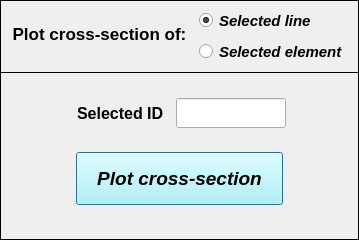
<?xml version="1.0" encoding="UTF-8"?>
<ui version="4.0">
 <class>Dialog</class>
 <widget class="QDialog" name="Dialog">
  <property name="windowModality">
   <enum>Qt::NonModal</enum>
  </property>
  <property name="geometry">
   <rect>
    <x>0</x>
    <y>0</y>
    <width>359</width>
    <height>240</height>
   </rect>
  </property>
  <property name="sizePolicy">
   <sizepolicy hsizetype="Fixed" vsizetype="Fixed">
    <horstretch>0</horstretch>
    <verstretch>0</verstretch>
   </sizepolicy>
  </property>
  <property name="minimumSize">
   <size>
    <width>359</width>
    <height>240</height>
   </size>
  </property>
  <property name="maximumSize">
   <size>
    <width>359</width>
    <height>240</height>
   </size>
  </property>
  <property name="contextMenuPolicy">
   <enum>Qt::DefaultContextMenu</enum>
  </property>
  <property name="windowTitle">
   <string>Plot cross-section</string>
  </property>
  <property name="windowIcon">
   <iconset>
    <normaloff>../../../../../../Downloads/load - Copia.png</normaloff>../../../../../../Downloads/load - Copia.png</iconset>
  </property>
  <property name="whatsThis">
   <string/>
  </property>
  <widget class="QWidget" name="widget" native="true">
   <property name="geometry">
    <rect>
     <x>0</x>
     <y>0</y>
     <width>391</width>
     <height>500</height>
    </rect>
   </property>
   <property name="minimumSize">
    <size>
     <width>391</width>
     <height>361</height>
    </size>
   </property>
   <property name="maximumSize">
    <size>
     <width>391</width>
     <height>500</height>
    </size>
   </property>
   <property name="font">
    <font>
     <kerning>true</kerning>
    </font>
   </property>
   <widget class="QFrame" name="frame">
    <property name="geometry">
     <rect>
      <x>0</x>
      <y>0</y>
      <width>359</width>
      <height>73</height>
     </rect>
    </property>
    <property name="frameShape">
     <enum>QFrame::Box</enum>
    </property>
    <property name="frameShadow">
     <enum>QFrame::Plain</enum>
    </property>
    <property name="lineWidth">
     <number>1</number>
    </property>
    <widget class="QLabel" name="label">
     <property name="geometry">
      <rect>
       <x>6</x>
       <y>18</y>
       <width>187</width>
       <height>33</height>
      </rect>
     </property>
     <property name="font">
      <font>
       <family>Arial</family>
       <pointsize>13</pointsize>
       <weight>75</weight>
       <italic>false</italic>
       <bold>true</bold>
      </font>
     </property>
     <property name="text">
      <string>&lt;html&gt;&lt;head/&gt;&lt;body&gt;&lt;p align=&quot;center&quot;&gt;Plot cross-section of:&lt;/p&gt;&lt;/body&gt;&lt;/html&gt;</string>
     </property>
     <property name="textFormat">
      <enum>Qt::AutoText</enum>
     </property>
     <property name="alignment">
      <set>Qt::AlignCenter</set>
     </property>
    </widget>
    <widget class="QWidget" name="gridLayoutWidget">
     <property name="geometry">
      <rect>
       <x>192</x>
       <y>4</y>
       <width>163</width>
       <height>65</height>
      </rect>
     </property>
     <layout class="QGridLayout" name="gridLayout">
      <item row="0" column="0">
       <widget class="QRadioButton" name="radioButton_selected_lines">
        <property name="minimumSize">
         <size>
          <width>130</width>
          <height>17</height>
         </size>
        </property>
        <property name="maximumSize">
         <size>
          <width>130</width>
          <height>17</height>
         </size>
        </property>
        <property name="font">
         <font>
          <family>Arial</family>
          <pointsize>11</pointsize>
          <weight>75</weight>
          <italic>true</italic>
          <bold>true</bold>
          <stylestrategy>PreferAntialias</stylestrategy>
         </font>
        </property>
        <property name="focusPolicy">
         <enum>Qt::ClickFocus</enum>
        </property>
        <property name="text">
         <string>Selected line</string>
        </property>
        <property name="checked">
         <bool>true</bool>
        </property>
       </widget>
      </item>
      <item row="1" column="0">
       <widget class="QRadioButton" name="radioButton_selected_elements">
        <property name="minimumSize">
         <size>
          <width>130</width>
          <height>17</height>
         </size>
        </property>
        <property name="maximumSize">
         <size>
          <width>160</width>
          <height>17</height>
         </size>
        </property>
        <property name="font">
         <font>
          <family>Arial</family>
          <pointsize>11</pointsize>
          <weight>75</weight>
          <italic>true</italic>
          <bold>true</bold>
          <stylestrategy>PreferAntialias</stylestrategy>
         </font>
        </property>
        <property name="focusPolicy">
         <enum>Qt::ClickFocus</enum>
        </property>
        <property name="text">
         <string>Selected element</string>
        </property>
        <property name="checked">
         <bool>false</bool>
        </property>
       </widget>
      </item>
     </layout>
    </widget>
   </widget>
   <widget class="QFrame" name="frame_2">
    <property name="geometry">
     <rect>
      <x>0</x>
      <y>72</y>
      <width>359</width>
      <height>168</height>
     </rect>
    </property>
    <property name="frameShape">
     <enum>QFrame::Box</enum>
    </property>
    <property name="frameShadow">
     <enum>QFrame::Plain</enum>
    </property>
    <widget class="QPushButton" name="pushButton_plot_cross_section">
     <property name="geometry">
      <rect>
       <x>76</x>
       <y>80</y>
       <width>207</width>
       <height>53</height>
      </rect>
     </property>
     <property name="font">
      <font>
       <family>Arial</family>
       <pointsize>14</pointsize>
       <weight>75</weight>
       <italic>true</italic>
       <bold>true</bold>
      </font>
     </property>
     <property name="styleSheet">
      <string notr="true">background-color: rgb(170, 255, 255);</string>
     </property>
     <property name="text">
      <string>Plot cross-section</string>
     </property>
    </widget>
    <widget class="QLineEdit" name="lineEdit_selected_ID">
     <property name="geometry">
      <rect>
       <x>176</x>
       <y>26</y>
       <width>110</width>
       <height>30</height>
      </rect>
     </property>
     <property name="minimumSize">
      <size>
       <width>110</width>
       <height>30</height>
      </size>
     </property>
     <property name="maximumSize">
      <size>
       <width>110</width>
       <height>30</height>
      </size>
     </property>
     <property name="font">
      <font>
       <family>Arial</family>
       <pointsize>11</pointsize>
       <weight>75</weight>
       <italic>true</italic>
       <bold>true</bold>
      </font>
     </property>
     <property name="focusPolicy">
      <enum>Qt::ClickFocus</enum>
     </property>
     <property name="alignment">
      <set>Qt::AlignCenter</set>
     </property>
    </widget>
    <widget class="QLineEdit" name="lineEdit_id_labels">
     <property name="enabled">
      <bool>false</bool>
     </property>
     <property name="geometry">
      <rect>
       <x>66</x>
       <y>26</y>
       <width>110</width>
       <height>30</height>
      </rect>
     </property>
     <property name="minimumSize">
      <size>
       <width>110</width>
       <height>30</height>
      </size>
     </property>
     <property name="maximumSize">
      <size>
       <width>110</width>
       <height>30</height>
      </size>
     </property>
     <property name="palette">
      <palette>
       <active>
        <colorrole role="WindowText">
         <brush brushstyle="SolidPattern">
          <color alpha="255">
           <red>0</red>
           <green>0</green>
           <blue>0</blue>
          </color>
         </brush>
        </colorrole>
        <colorrole role="Dark">
         <brush brushstyle="SolidPattern">
          <color alpha="255">
           <red>0</red>
           <green>0</green>
           <blue>0</blue>
          </color>
         </brush>
        </colorrole>
        <colorrole role="Text">
         <brush brushstyle="SolidPattern">
          <color alpha="255">
           <red>0</red>
           <green>0</green>
           <blue>0</blue>
          </color>
         </brush>
        </colorrole>
        <colorrole role="ButtonText">
         <brush brushstyle="SolidPattern">
          <color alpha="255">
           <red>0</red>
           <green>0</green>
           <blue>0</blue>
          </color>
         </brush>
        </colorrole>
       </active>
       <inactive>
        <colorrole role="WindowText">
         <brush brushstyle="SolidPattern">
          <color alpha="255">
           <red>0</red>
           <green>0</green>
           <blue>0</blue>
          </color>
         </brush>
        </colorrole>
        <colorrole role="Dark">
         <brush brushstyle="SolidPattern">
          <color alpha="255">
           <red>0</red>
           <green>0</green>
           <blue>0</blue>
          </color>
         </brush>
        </colorrole>
        <colorrole role="Text">
         <brush brushstyle="SolidPattern">
          <color alpha="255">
           <red>0</red>
           <green>0</green>
           <blue>0</blue>
          </color>
         </brush>
        </colorrole>
        <colorrole role="ButtonText">
         <brush brushstyle="SolidPattern">
          <color alpha="255">
           <red>0</red>
           <green>0</green>
           <blue>0</blue>
          </color>
         </brush>
        </colorrole>
       </inactive>
       <disabled>
        <colorrole role="WindowText">
         <brush brushstyle="SolidPattern">
          <color alpha="255">
           <red>0</red>
           <green>0</green>
           <blue>0</blue>
          </color>
         </brush>
        </colorrole>
        <colorrole role="Dark">
         <brush brushstyle="SolidPattern">
          <color alpha="255">
           <red>0</red>
           <green>0</green>
           <blue>0</blue>
          </color>
         </brush>
        </colorrole>
        <colorrole role="Text">
         <brush brushstyle="SolidPattern">
          <color alpha="255">
           <red>0</red>
           <green>0</green>
           <blue>0</blue>
          </color>
         </brush>
        </colorrole>
        <colorrole role="ButtonText">
         <brush brushstyle="SolidPattern">
          <color alpha="255">
           <red>0</red>
           <green>0</green>
           <blue>0</blue>
          </color>
         </brush>
        </colorrole>
       </disabled>
      </palette>
     </property>
     <property name="font">
      <font>
       <family>Arial</family>
       <pointsize>12</pointsize>
       <weight>75</weight>
       <italic>false</italic>
       <bold>true</bold>
      </font>
     </property>
     <property name="focusPolicy">
      <enum>Qt::ClickFocus</enum>
     </property>
     <property name="autoFillBackground">
      <bool>false</bool>
     </property>
     <property name="text">
      <string>Selected ID</string>
     </property>
     <property name="frame">
      <bool>false</bool>
     </property>
     <property name="alignment">
      <set>Qt::AlignCenter</set>
     </property>
    </widget>
   </widget>
  </widget>
 </widget>
 <resources/>
 <connections/>
</ui>
